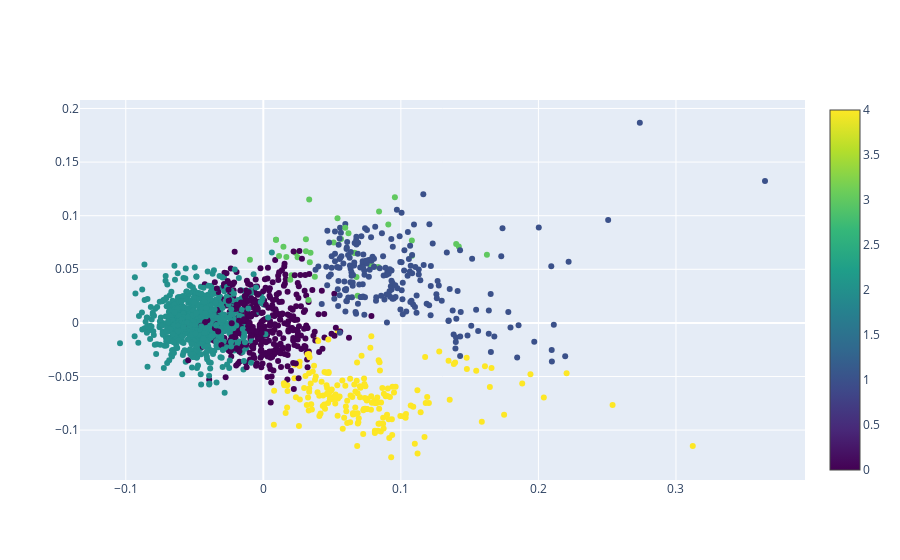

Notebook code for this chart:
### Code cell
from plotly.offline import init_notebook_mode, iplot
import plotly.graph_objs as go

init_notebook_mode(connected=True)

trace = go.Scatter(
    x = df['x'],
    y = df['y'],
    mode = 'markers',
    marker=dict(
        size=6,
        color = df['cluster'], # set color equal to a variable
        colorscale='Viridis',
        showscale=True
    )
)

data = [trace]

fig = go.Figure(data=data)

iplot(fig)

### Figure 1 — Plotly figure (JSON) as saved in the notebook; plotly's stock layout.template omitted (floating-point values rounded to 4 significant figures; data arrays with more than 128 entries replaced by an {"elided": "..."} marker saying what was removed)
{"data": [{"marker": {"color": {"elided": "1647 int values"}, "colorscale": [[0, "#440154"], [0.1111, "#482878"], [0.2222, "#3e4989"], [0.3333, "#31688e"], [0.4444, "#26828e"], [0.5556, "#1f9e89"], [0.6667, "#35b779"], [0.7778, "#6ece58"], [0.8889, "#b5de2b"], [1, "#fde725"]], "showscale": true, "size": 6}, "mode": "markers", "type": "scatter", "x": {"elided": "1647 float values"}, "y": {"elided": "1647 float values"}}], "layout": {}}
